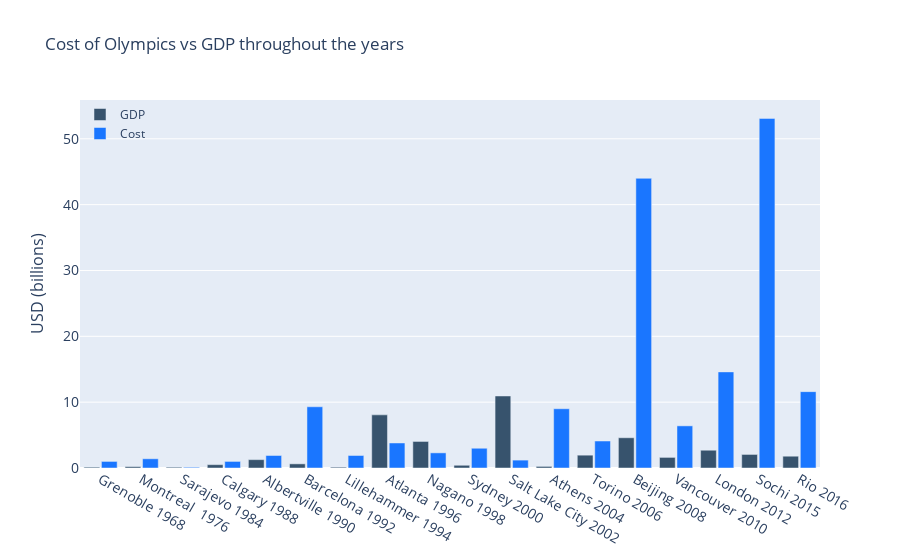

Write notebook code for a chart like this one.
### Markdown cell above
# Cost vs GDP of host countries

### Code cell
import plotly.graph_objects as go

cities = cost_gdp['City'].tolist()[::-1]
years = cost_gdp['Year'].tolist()[::-1]

cities_years = [cities[i] + ' '+  str(years[i]) for i in range(len(cities))] 
fig = go.Figure()
fig.add_trace(go.Bar(x=cities_years,
                y=cost_gdp['GDP at date'].tolist()[::-1],
                name='GDP',
                marker_color='rgb(55, 83, 109)'
                ))
fig.add_trace(go.Bar(x=cities_years,
                y=cost_gdp['Cost'].tolist()[::-1],
                name='Cost',
                marker_color='rgb(26, 118, 255)'
                ))

fig.update_layout(
    title='Cost of Olympics vs GDP throughout the years',
    xaxis_tickfont_size=14,
    yaxis=dict(
        title='USD (billions)',
        titlefont_size=16,
        tickfont_size=14,
    ),
    legend=dict(
        x=0,
        y=1.0,
        bgcolor='rgba(255, 255, 255, 0)',
        bordercolor='rgba(255, 255, 255, 0)'
    ),
    barmode='group',
    bargap=0.15, # gap between bars of adjacent location coordinates.
    bargroupgap=0.1 # gap between bars of the same location coordinate.
)
fig.show()

### Figure 1 — Plotly figure (JSON) as saved in the notebook; plotly's stock layout.template omitted (floating-point values rounded to 4 significant figures)
{"data": [{"marker": {"color": "rgb(55, 83, 109)"}, "name": "GDP", "type": "bar", "x": ["Grenoble 1968", "Montreal  1976", "Sarajevo 1984", "Calgary 1988", "Albertville 1990", "Barcelona 1992", "Lillehammer 1994", "Atlanta 1996", "Nagano 1998", "Sydney 2000", "Salt Lake City 2002", "Athens 2004", "Torino 2006", "Beijing 2008", "Vancouver 2010", "London 2012", "Sochi 2015", "Rio 2016"], "y": [0.129, 0.206, 0.121, 0.507, 1.269, 0.631, 0.127, 8.073, 4.033, 0.415, 10.94, 0.241, 1.948, 4.594, 1.61, 2.7, 2.06, 1.79]}, {"marker": {"color": "rgb(26, 118, 255)"}, "name": "Cost", "type": "bar", "x": ["Grenoble 1968", "Montreal  1976", "Sarajevo 1984", "Calgary 1988", "Albertville 1990", "Barcelona 1992", "Lillehammer 1994", "Atlanta 1996", "Nagano 1998", "Sydney 2000", "Salt Lake City 2002", "Athens 2004", "Torino 2006", "Beijing 2008", "Vancouver 2010", "London 2012", "Sochi 2015", "Rio 2016"], "y": [1, 1.4, 0.11, 1, 1.9, 9.3, 1.9, 3.8, 2.3, 3, 1.2, 9, 4.1, 44, 6.4, 14.6, 53.1, 11.6]}], "layout": {"bargap": 0.15, "bargroupgap": 0.1, "barmode": "group", "legend": {"bgcolor": "rgba(255, 255, 255, 0)", "bordercolor": "rgba(255, 255, 255, 0)", "x": 0, "y": 1}, "title": {"text": "Cost of Olympics vs GDP throughout the years"}, "xaxis": {"tickfont": {"size": 14}}, "yaxis": {"tickfont": {"size": 14}, "title": {"font": {"size": 16}, "text": "USD (billions)"}}}}
